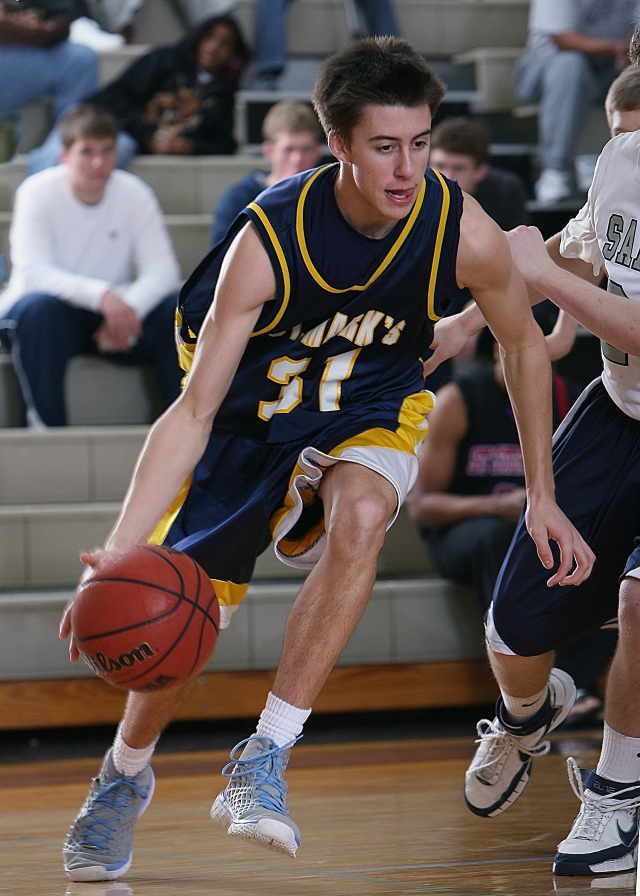
#> input picture img/basket.jpg, 1280 x 1792 px, found by its file name (shown at 1/2 size)
$ python main.py
#> lines starting #> are read from the running program, lines starting #| are printed output that depends on the picture
### task2/yolo_segmentation.py

from ultralytics import YOLO
import numpy as np


class YOLOSegmentation:
    def __init__(self, model_path):
        self.model = YOLO(model_path)

    # [21 lines left out: function detect, not called in this run]

### task2/main.py

import cv2
from yolo_segmentation import YOLOSegmentation

img = cv2.imread(r"C:\Project\img\basket.jpg")
#> img is the input picture: shape (1792, 1280, 3); mean B, G, R 80.8, 84.1, 95.9
img = cv2.resize(img, (500,500))
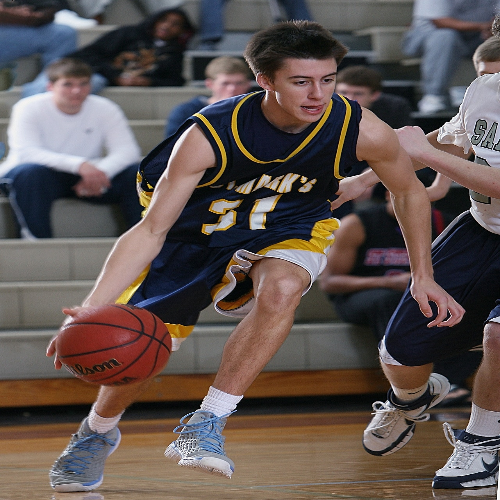
#> img: shape (500, 500, 3); mean B, G, R 80.7, 84, 95.7

# Segmentation detector
ys = YOLOSegmentation("yolov8m-seg.pt")
#> (the run stopped early here; a loop or call above may not have finished)

$ run again, with img/image.jpg copied over img/basket.jpg
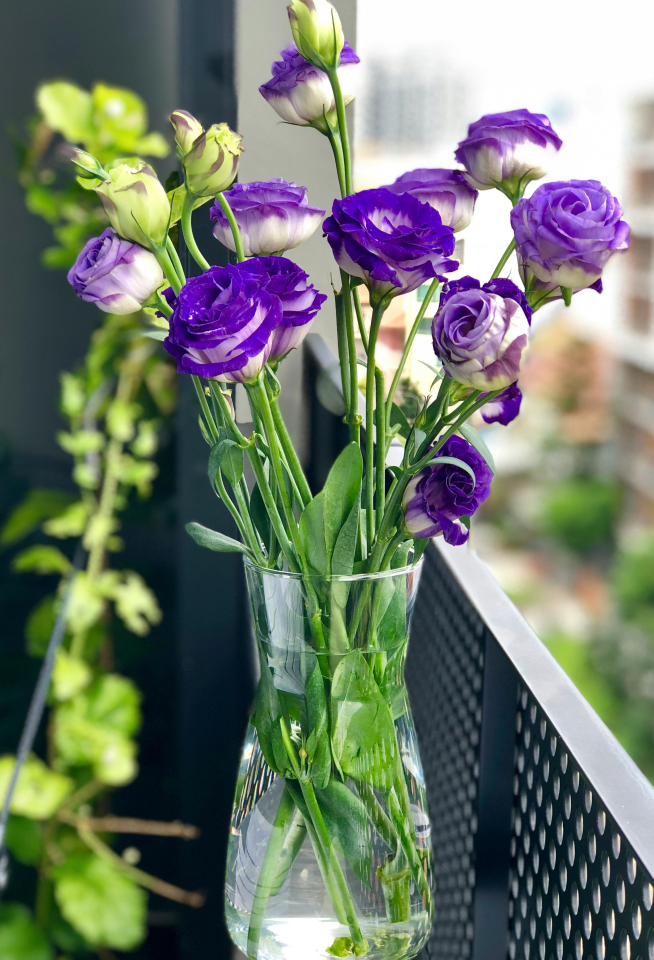
#> input picture img/image.jpg, 2614 x 3838 px, found by its file name (shown at 1/4 size)
#> img is the input picture: shape (3838, 2614, 3); mean B, G, R 108.2, 123, 113.8
#> `img = cv2.resize(img, (500,500))`:
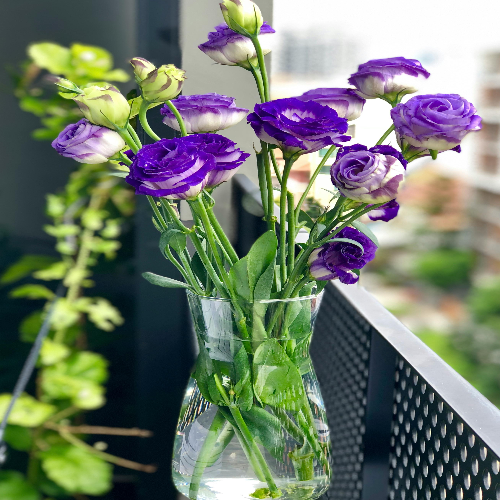
#> img: shape (500, 500, 3); mean B, G, R 108.1, 122.9, 113.7
